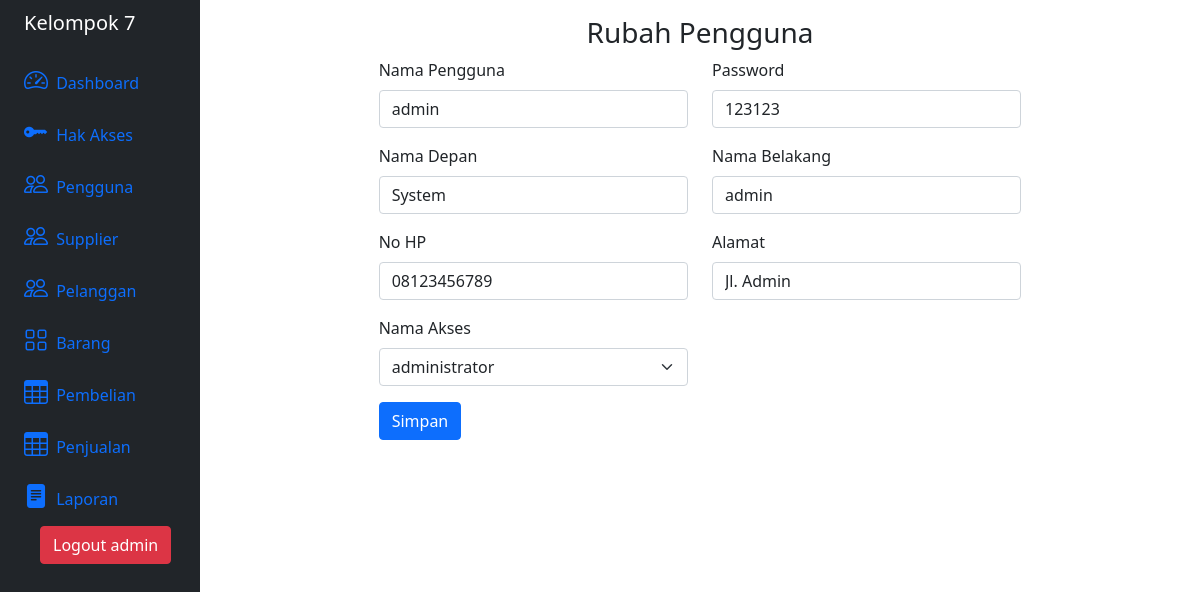
The page /pengguna/edit.php?idPengguna=1 (signed in) on the database its author committed.
### tables this page shows
CREATE TABLE `Pengguna` (
  `idPengguna` int(11) NOT NULL AUTO_INCREMENT,
  `NamaPengguna` varchar(16) NOT NULL,
  `Password` varchar(64) NOT NULL,
  `NamaDepan` varchar(64) NOT NULL,
  `NamaBelakang` varchar(64) NOT NULL,
  `NoHp` varchar(15) NOT NULL,
  `Alamat` varchar(256) NOT NULL,
  `idAkses` int(11) NOT NULL,
  PRIMARY KEY (`idPengguna`),
  KEY `idAkses` (`idAkses`),
  CONSTRAINT `Pengguna-idAkses` FOREIGN KEY (`idAkses`) REFERENCES `HakAkses` (`idAkses`)
);

### class/Pengguna.php (called while the page is built, shortened)
<?php
  class Pengguna {
    private $idPengguna;
    private $conn;
    public function __construct(\PDO $database) {
      $this->conn = $database;
    }
    function setIdPengguna ($idPengguna) {
      $this->idPengguna = $idPengguna;
    }
    function cariPengguna() {
      try {
        $query = "SELECT * FROM Pengguna WHERE idPengguna = ?";
        $prepareDB = $this->conn->prepare($query);
        $prepareDB->execute([$this->idPengguna]);
        $dataPengguna = $prepareDB->fetch();
        return $dataPengguna;
      } catch (Exception $e) {
        throw $e;
      }
    }
  }
?>

### class/HakAkses.php (called while the page is built, shortened)
<?php
  class HakAkses
  {
    private $conn;
    public function __construct(\PDO $database) {
      $this->conn = $database;
    }
    function daftarHakAkses() {
      $query = "SELECT * FROM HakAkses ORDER BY idAkses ASC";
      $prepareDB = $this->conn->prepare($query);
      $prepareDB->execute();
      $daftarHakAkses = $prepareDB->fetchAll();
      return $daftarHakAkses;
    }
  }
?>

### pengguna/edit.php (the view, shortened to what this page needs)
<?php
  include "../class/config.php";
  include "../class/HakAkses.php";
  include "../class/Pengguna.php";
  $hakAkses = new HakAkses($database);
  $daftarHakAkses = $hakAkses->daftarHakAkses();
  $pengguna = new Pengguna($database);
  $pengguna->setIdPengguna(trim(strip_tags($_GET["idPengguna"])));
  $penggunaTerpilih = $pengguna->cariPengguna();
?>
<!DOCTYPE html>
<html lang="en">
  <head>
    <link href="https://cdn.jsdelivr.net/npm/bootstrap@5.0.2/dist/css/bootstrap.min.css" rel="stylesheet">
    <link rel="stylesheet" href="https://cdn.jsdelivr.net/npm/bootstrap-icons@1.11.3/font/bootstrap-icons.min.css">
  </head>
  <body>
    <div class="container-fluid">
      <div class="row flex-nowrap">
        <div class="col-auto col-md-3 col-xl-2 px-sm-2 px-0 bg-dark">
          <?php
            include "../view/sidebar.php";
          ?>
        </div>
        <div class="col py-3">
          <div class="row text-center">
            <div class="col-12">
              <h3>Rubah Pengguna</h3>
            </div>
          </div>
          <div class="row justify-content-center">
            <div class="col-8">
              <form action="../controller/Pengguna.php" method="POST">
                <div class="row">
                  <div class="col-6">
                    <div class="mb-3">
                      <label for="nama-pengguna" class="form-label">Nama Pengguna</label>
                      <input type="text" name="nama_pengguna" class="form-control" id="nama-pengguna" aria-describedby="nama-pengguna" value="<?php echo $penggunaTerpilih['NamaPengguna'] ?>">
                    </div>
                  </div>
                  <div class="col-6">
                    <div class="mb-3">
                      <label for="password" class="form-label">Password</label>
                      <input type="text" name="password" class="form-control" id="password" value="<?php echo $penggunaTerpilih['Password'] ?>">
                    </div>
                  </div>
                </div>
                <div class="row">
                  <div class="col-6">
                    <div class="mb-3">
                      <label for="nama-depan" class="form-label">Nama Depan</label>
                      <input type="text" name="nama_depan" class="form-control" id="nama-depan" value="<?php echo $penggunaTerpilih['NamaDepan'] ?>">
                    </div>
                  </div>
                  <div class="col-6">
                    <div class="mb-3">
                      <label for="nama-belakang" class="form-label">Nama Belakang</label>
                      <input type="text" name="nama_belakang" class="form-control" id="nama-belakang" value="<?php echo $penggunaTerpilih['NamaPengguna'] ?>">
                    </div>
                  </div>
                </div>
                <div class="row">
                  <div class="col-6">
                    <div class="mb-3">
                      <label for="no-hp" class="form-label">No HP</label>
                      <input type="text" name="no_hp" class="form-control" id="no-hp" value="<?php echo $penggunaTerpilih['NoHp'] ?>">
                    </div>
                  </div>
                  <div class="col-6">
                    <div class="mb-3">
                      <label for="alamat" class="form-label">Alamat</label>
                      <input type="text" name="alamat" class="form-control" id="alamat" value="<?php echo $penggunaTerpilih['Alamat'] ?>">
                    </div>
                  </div>
                </div>
                <div class="row">
                  <div class="col-6">
                    <div class="mb-3">
                      <label for="id-akses" class="form-label">Nama Akses</label>
                      <select class="form-select" aria-label="select-id-akses" name="id_akses">
                        <?php
                          if (!empty($daftarHakAkses)) {
                            foreach ($daftarHakAkses as $key => $value) {
                              if ($value['idAkses'] == $penggunaTerpilih['idAkses']) {
                                echo ('"<option value="'.$value['idAkses'].'" selected>'.$value['NamaAkses'].'</option>"');
                              } else {
                                echo ('"<option value="'.$value['idAkses'].'">'.$value['NamaAkses'].'</option>"');
                              }
                            }
                          } else {
                            echo ('<option value="">Tidak ada pilihan</option>');
                          }
                        ?>
                      </select>
                    </div>
                  </div>
                  <div class="col-6">
                  </div>
                </div>
                <div class="row">
                  <div class="col-6">
                    <button type="submit" class="btn btn-primary">Simpan</button>
                  </div>
                  <div class="col-6">
                  </div>
                </div>
              </form>
            </div>
          </div>
        </div>
      </div>
    </div>
  </body>
</html>

### rows shown on the page
pengguna: nama_pengguna "admin", password "123123", nama_depan "System", nama_belakang "admin", no_hp "08123456789", alamat "Jl. Admin"

### other values the page prints
$_SESSION["NamaPengguna"] "admin"
form field id_akses "administrator"
